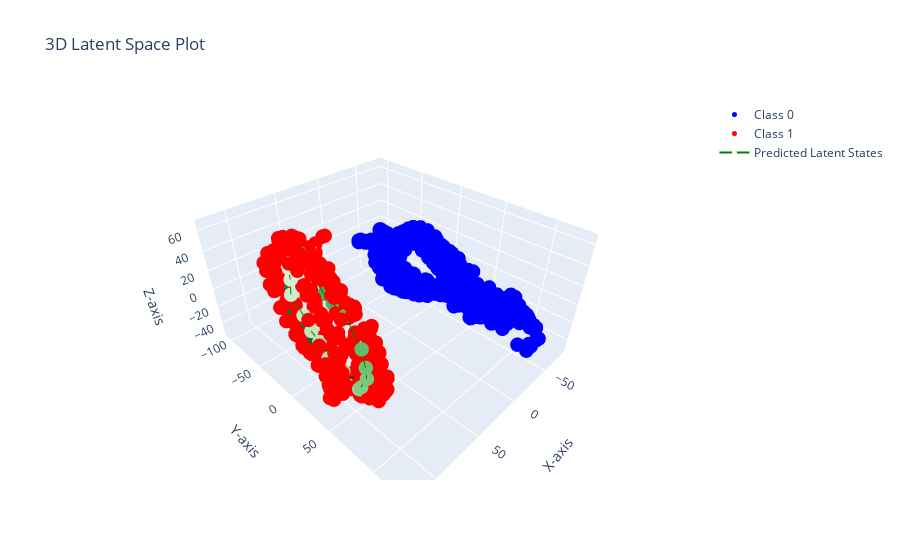

Here is the notebook cell this chart was saved with:
### Code cell
# Assuming gpdm.get_X_for_class is your method to get the data
X0 = gpdm.get_X_for_class(0).detach().numpy()
X1 = gpdm.get_X_for_class(1).detach().numpy()
predicted_latent_states = predicted_latent_states.detach().numpy()

# Create the plot
fig = go.Figure()

# Add Class 0 data (in blue)
fig.add_trace(go.Scatter3d(
    x=X0[:, 0],
    y=X0[:, 1],
    z=X0[:, 2],
    mode='markers',
    marker=dict(size=5, color='blue'),
    name='Class 0'
))

# Add Class 1 data (in red)
fig.add_trace(go.Scatter3d(
    x=X1[:, 0],
    y=X1[:, 1],
    z=X1[:, 2],
    mode='markers',
    marker=dict(size=5, color='red'),
    name='Class 1'
))

# Add predicted latent states (in green)
# make then a gradient of green to show the trajectory
fig.add_trace(go.Scatter3d(
    x=predicted_latent_states[:, 0],
    y=predicted_latent_states[:, 1],
    z=predicted_latent_states[:, 2],
    mode='lines+markers',
    marker=dict(size=5, color=np.linspace(0, 1, len(predicted_latent_states)), colorscale='Greens'),
    line=dict(color='green', width=2),
    name='Predicted Latent States'
))

# Update layout with axis labels and title
fig.update_layout(
    title="3D Latent Space Plot",
    scene=dict(
        xaxis_title="X-axis",
        yaxis_title="Y-axis",
        zaxis_title="Z-axis"
    )
)

# Show the interactive plot
fig.show()

### Figure 1 — Plotly figure (JSON) as saved in the notebook; plotly's stock layout.template omitted (floating-point values rounded to 4 significant figures; data arrays with more than 128 entries replaced by an {"elided": "..."} marker saying what was removed)
{"data": [{"marker": {"color": "blue", "size": 5}, "mode": "markers", "name": "Class 0", "type": "scatter3d", "x": {"elided": "849 float values"}, "y": {"elided": "849 float values"}, "z": {"elided": "849 float values"}}, {"marker": {"color": "red", "size": 5}, "mode": "markers", "name": "Class 1", "type": "scatter3d", "x": {"elided": "347 float values"}, "y": {"elided": "347 float values"}, "z": {"elided": "347 float values"}}, {"line": {"color": "green", "width": 2}, "marker": {"color": [0, 0.02703, 0.05405, 0.08108, 0.1081, 0.1351, 0.1622, 0.1892, 0.2162, 0.2432, 0.2703, 0.2973, 0.3243, 0.3514, 0.3784, 0.4054, 0.4324, 0.4595, 0.4865, 0.5135, 0.5405, 0.5676, 0.5946, 0.6216, 0.6486, 0.6757, 0.7027, 0.7297, 0.7568, 0.7838, 0.8108, 0.8378, 0.8649, 0.8919, 0.9189, 0.9459, 0.973, 1], "colorscale": [[0, "rgb(247,252,245)"], [0.125, "rgb(229,245,224)"], [0.25, "rgb(199,233,192)"], [0.375, "rgb(161,217,155)"], [0.5, "rgb(116,196,118)"], [0.625, "rgb(65,171,93)"], [0.75, "rgb(35,139,69)"], [0.875, "rgb(0,109,44)"], [1, "rgb(0,68,27)"]], "size": 5}, "mode": "lines+markers", "name": "Predicted Latent States", "type": "scatter3d", "x": [82.59, 77.13, 71.38, 67.45, 73.04, 72.81, 76.53, 77.34, 80.4, 79.54, 81.75, 82.37, 85.55, 85.17, 88.95, 89.29, 90.49, 95.4, 92.53, 91.36, 89.82, 84.4, 84.88, 83.24, 84.03, 81.88, 82.33, 82.66, 79.88, 80.06, 82.18, 80.04, 79.89, 83.79, 85.41, 86.85, 86.94, 86.87], "y": [6.25, -9.464, -27.14, -38.45, -55.23, -59.96, -62.98, -60.16, -58.14, -43.23, -30.15, -18.54, -2.359, 17.17, 30.35, 42.14, 45.78, 52.1, 56.09, 53.98, 48.39, 24.59, 10.42, -2.296, -16.0, -33.62, -51.32, -59.98, -73.06, -76.1, -70.5, -57.52, -40.78, -25.29, -12.66, 4.917, 17.73, 28.5], "z": [30.33, 37.42, 45.58, 45.31, 41.03, 29.74, 22.32, 11.33, -2.714, -18.76, -28.25, -33.68, -40.5, -42.81, -48.01, -42.55, -39.22, -28.2, -18.03, -8.568, 5.798, 21.38, 26.13, 28.07, 41.78, 53.71, 53.05, 44.98, 30.98, 15.4, 0.6529, -22.9, -36.09, -37.0, -42.57, -47.63, -48.81, -48.26]}], "layout": {"scene": {"xaxis": {"title": {"text": "X-axis"}}, "yaxis": {"title": {"text": "Y-axis"}}, "zaxis": {"title": {"text": "Z-axis"}}}, "title": {"text": "3D Latent Space Plot"}}}
